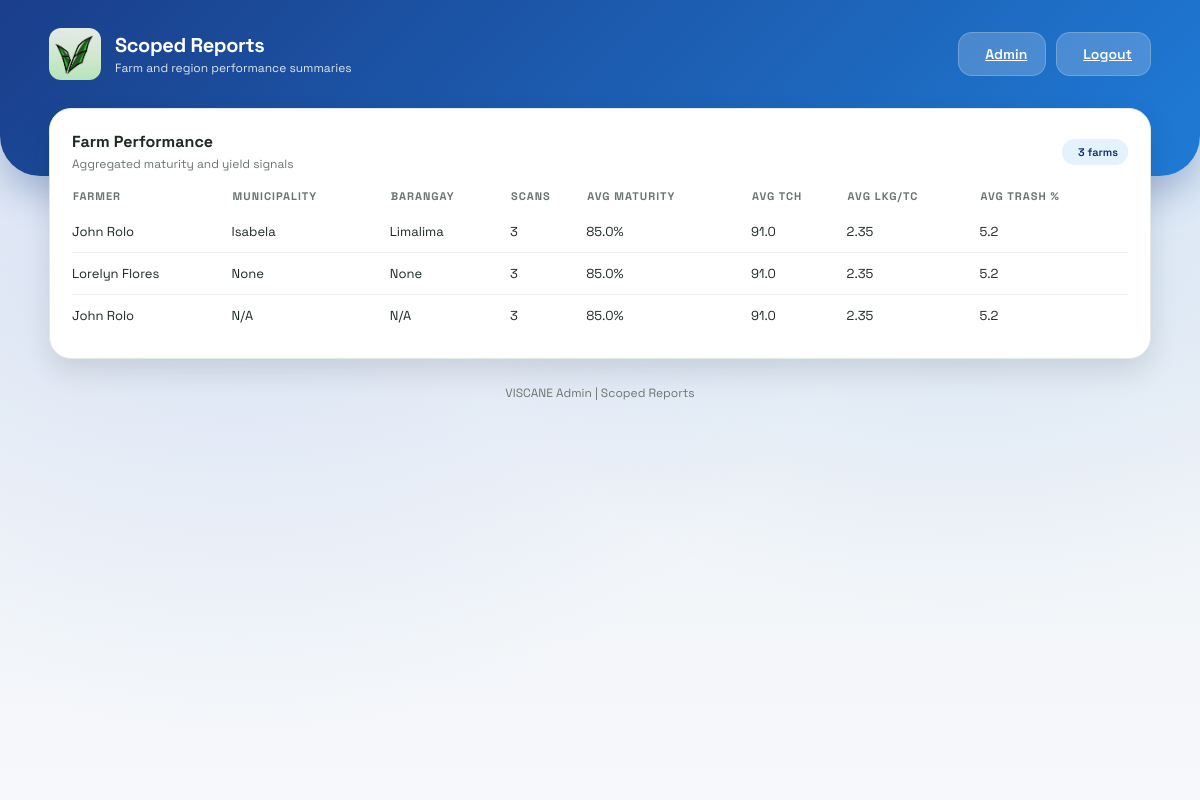
Before: /admin/reports (signed in) with the older database file.
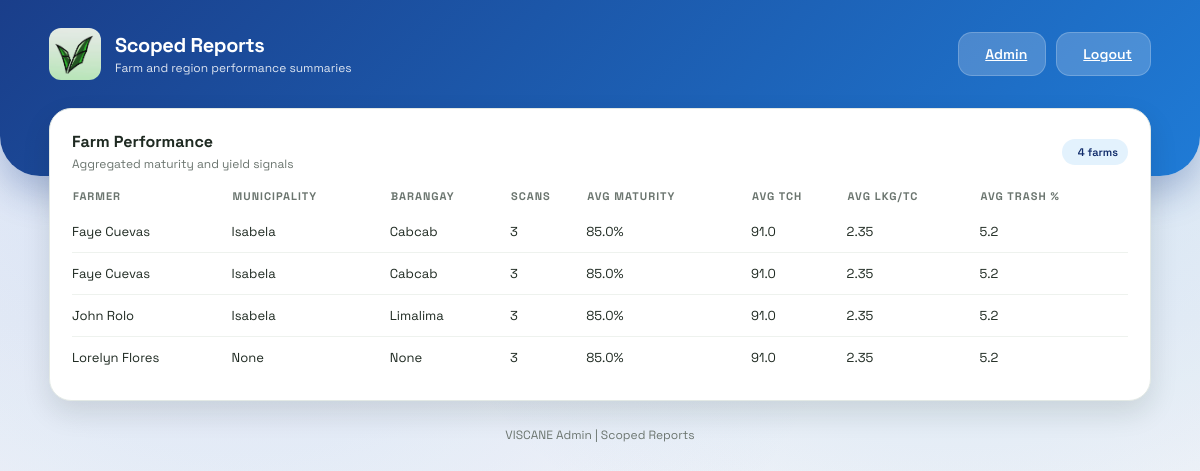
After: the same page with the newer database file.
### models.py (models this page shows)
class User(db.Model):
    id = db.Column(db.Integer, primary_key=True)
    fullname = db.Column(db.String(100), nullable=False)
    email = db.Column(db.String(120), unique=True, nullable=False)
    phone = db.Column(db.String(20), nullable=False)
    password = db.Column(db.String(200), nullable=False)
    province = db.Column(db.String(120), nullable=True)
    municipality = db.Column(db.String(120), nullable=True)
    barangay = db.Column(db.String(120), nullable=True)
    is_active = db.Column(db.Boolean, nullable=False, default=True)
    is_archived = db.Column(db.Boolean, nullable=False, default=False)

### app.py (the view)
@app.route('/admin/reports')
@login_required
def admin_reports():
    scans = Scan.query.order_by(Scan.created_at.desc()).all()
    farmer_summary = {}
    for scan in scans:
        tch, lkg_tc, trash_pct = estimate_scan_metrics(scan)
        entry = farmer_summary.setdefault(scan.user_id, {
            "count": 0,
            "total_maturity": 0,
            "total_tch": 0,
            "total_lkg_tc": 0,
            "total_trash": 0
        })
        entry["count"] += 1
        entry["total_maturity"] += scan.maturity_pct
        entry["total_tch"] += tch
        entry["total_lkg_tc"] += lkg_tc
        entry["total_trash"] += trash_pct
    rows = []
    for user_id, summary in farmer_summary.items():
        user = User.query.get(user_id)
        if not user or user.is_archived:
            continue
        count = summary["count"]
        rows.append({
            "name": user.fullname,
            "municipality": user.municipality or 'N/A',
            "barangay": user.barangay or 'N/A',
            "scans": count,
            "avg_maturity": round(summary["total_maturity"] / count, 1) if count else 0,
            "avg_tch": round(summary["total_tch"] / count, 2) if count else 0,
            "avg_lkg_tc": round(summary["total_lkg_tc"] / count, 2) if count else 0,
            "avg_trash": round(summary["total_trash"] / count, 2) if count else 0
        })
    rows = sorted(rows, key=lambda item: item["scans"], reverse=True)
    return render_template('admin_reports.html', rows=rows, current_admin=get_current_admin())

### app.py (called while the page is built)
def login_required(view):
    @wraps(view)
    def wrapped(*args, **kwargs):
        if not session.get('admin_id'):
            return redirect(url_for('admin_login'))
        return view(*args, **kwargs)
    return wrapped

def get_current_admin():
    admin_id = session.get('admin_id')
    if not admin_id:
        return None
    admin = Admin.query.get(admin_id)
    if not admin or admin.is_archived:
        return None
    return admin

def estimate_scan_metrics(scan):
    maturity = scan.maturity_pct or 0
    estimated_tch = round(40 + (maturity * 0.6), 2)
    estimated_lkg_tc = round(1.5 + (maturity * 0.01), 2)
    estimated_trash_pct = round(max(2, 12 - (maturity * 0.08)), 2)
    return estimated_tch, estimated_lkg_tc, estimated_trash_pct

### templates/admin_reports.html (shortened to what this page needs)
<!DOCTYPE html>
<html lang="en">
<head>
    <link rel="stylesheet" href="{{ url_for('static', filename='style.css') }}">
</head>
<body class="admin-layout">
    <div class="dashboard-bg"></div>
    <header class="dashboard-header">
        <div class="header-content">
            <div class="brand">
                <div class="brand-icon">
                    <img src="{{ url_for('static', filename='logo.jpg') }}" alt="VISCANE Logo" style="width: 100%; height: 100%; object-fit: cover; border-radius: 12px;">
                </div>
                <div>
                    <p class="brand-title">Scoped Reports</p>
                    <p class="brand-subtitle">Farm and region performance summaries</p>
                </div>
            </div>
            <div class="header-actions">
                <a class="btn light" href="/admin">
                    Admin
                </a>
                <a class="btn light" href="/admin-logout">
                    Logout
                </a>
            </div>
        </div>
    </header>
    <main class="dashboard-container fade-in">
        <section class="panel">
            <div class="panel-header">
                <div>
                    <h3 class="panel-title">Farm Performance</h3>
                    <p class="panel-subtitle">Aggregated maturity and yield signals</p>
                </div>
                <span class="badge">{{ rows|length }} farms</span>
            </div>
            <table class="data-table">
                <thead>
                    <tr>
                        <th>Farmer</th>
                        <th>Municipality</th>
                        <th>Barangay</th>
                        <th>Scans</th>
                        <th>Avg Maturity</th>
                        <th>Avg TCH</th>
                        <th>Avg LKG/TC</th>
                        <th>Avg Trash %</th>
                    </tr>
                </thead>
                <tbody>
                    {% if rows %}
                        {% for row in rows %}
                            <tr>
                                <td>{{ row.name }}</td>
                                <td>{{ row.municipality }}</td>
                                <td>{{ row.barangay }}</td>
                                <td>{{ row.scans }}</td>
                                <td>{{ row.avg_maturity }}%</td>
                                <td>{{ row.avg_tch }}</td>
                                <td>{{ row.avg_lkg_tc }}</td>
                                <td>{{ row.avg_trash }}</td>
                            </tr>
                        {% endfor %}
                    {% else %}
                        <tr>
                            <td colspan="8">No data available yet.</td>
                        </tr>
                    {% endif %}
                </tbody>
            </table>
        </section>
        <div class="footer-link">VISCANE Admin | Scoped Reports</div>
    </main>
</body>
</html>

Changed rows visible on the page:
no longer on this page (row edited): User: name "John Rolo", municipality "N/A", barangay "N/A", scans "3", avg_maturity "85.0", avg_tch "91.0", avg_lkg_tc "2.35", avg_trash "5.2"
added User: name "Faye Cuevas", municipality "Isabela", barangay "Cabcab", scans "3", avg_maturity "85.0", avg_tch "91.0", avg_lkg_tc "2.35", avg_trash "5.2"
added User: name "Faye Cuevas", municipality "Isabela", barangay "Cabcab", scans "3", avg_maturity "85.0", avg_tch "91.0", avg_lkg_tc "2.35", avg_trash "5.2"
Other visible differences:
{{ rows|length }}: "3" → "4"
